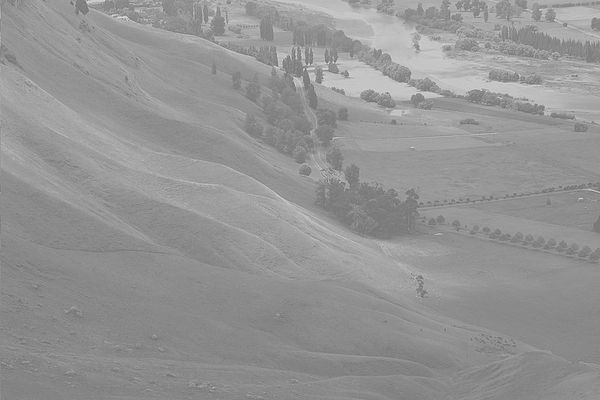
#> input picture wiki.jpg, 600 x 400 px, found by its file name
$ python test6.py
#> lines starting #> are read from the running program, lines starting #| are printed output that depends on the picture
import numpy as np
import cv2 as cv

from matplotlib import pyplot as plt


img = cv.imread('VisualComputing/wiki.jpg', cv.IMREAD_GRAYSCALE)
#> img is the input picture: shape (400, 600); min 105, max 228, mean 148

assert img is not None, "file could not be read, check with os.path.exists()"

def make_cdf(image = img):
    hist, bins = np.histogram(image.flatten(), 256, [0,255])
#> hist = 256 values, max 9682 at index 137, min 0 at index 0, mean 937.5; bins = 257 values from 0 to 255
    cdf = hist.cumsum() # cdf of a pdf
#> cdf = 256 values from 0 to 240000
    cdf_normalized = cdf / cdf.max() # cdf 0~1 비율로 바꾸기.
#> cdf_normalized = 256 values from 0 to 1
    cdf_display =  cdf_normalized * float(hist.max()) # 히스토그램에 맞게 디스플레이.
#> cdf_display = 256 values from 0 to 9682

    return cdf, cdf_display


cdf, cdf_display = make_cdf(img)
#> cdf = 256 values from 0 to 240000; cdf_display = 256 values from 0 to 9682

cdf_m = np.ma.masked_equal(cdf, 0) # cdf가 0인 경우, 제외 - 1부터 시작!
# 이걸 왜하냐면, cdf가 0인 경우도 모두 포함하기 때문에


# HE 핵심
# filter 역할 - 이 자체가 함수가 된다. 0부터 시작하는 것이 아니라. 1인값부터 시작
cdf_new = ((cdf_m - cdf_m.min()) / (cdf_m.max() - cdf_m.min())) * 255
cdf_ui8 = cdf_new.astype(np.uint8)

img_he = cdf_ui8[img] # 여기서 대입을 통해 HE 진행
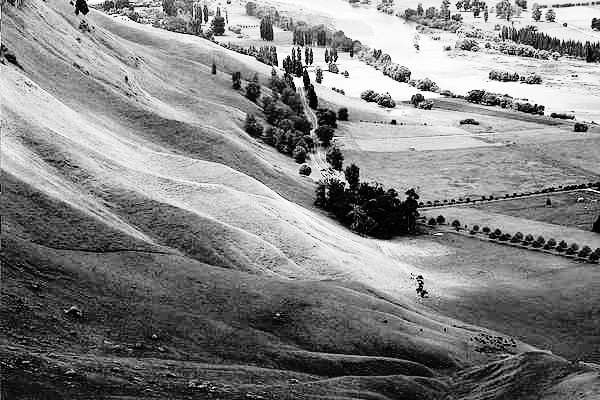
#> img_he: shape (400, 600); min 0, max 255, mean 129.9
img_he2 = cv.equalizeHist(img)
cdf_he, cdf_display_he = make_cdf(img_he2) # 성능이 빠를거임.
#> cdf_he = 256 values from 379 to 240000; cdf_display_he = 256 values from 15.29 to 9682

plt.subplot(2,2,1)
plt.imshow(img, cmap='gray')

plt.subplot(2,2,2)
plt.plot(cdf_display, color = 'b')
plt.hist(img.flatten(), 255, [0,255], color='r') # 1000은 bin의 개수 0~255는 값 범위
plt.xlim([0,255])
plt.legend(('cdf', 'hist'), loc = 'upper left')

plt.subplot(2,2,3)
plt.imshow(img_he, cmap='gray')

plt.subplot(2,2,4)
plt.plot(cdf_display_he, color = 'b')
plt.hist(img_he.flatten(), 255, [0,255], color='r') # 1000은 bin의 개수 0~255는 값 범위
plt.xlim([0,255])
plt.legend(('cdf', 'hist'), loc = 'upper left')


plt.show()
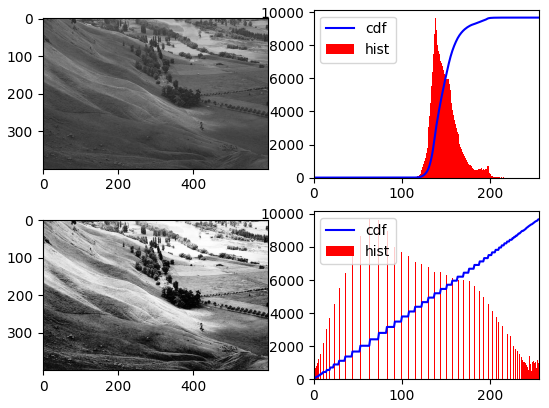
#> figure drawn by matplotlib, 4 panels; panel 2: tallest bar 9682 high, from x = 137 to 138; panel 2: curve peaks at x = 228, y = 9682; panel 4: tallest bar 9682 high, from x = 63 to 64; panel 4: curve peaks at x = 255, y = 9682
